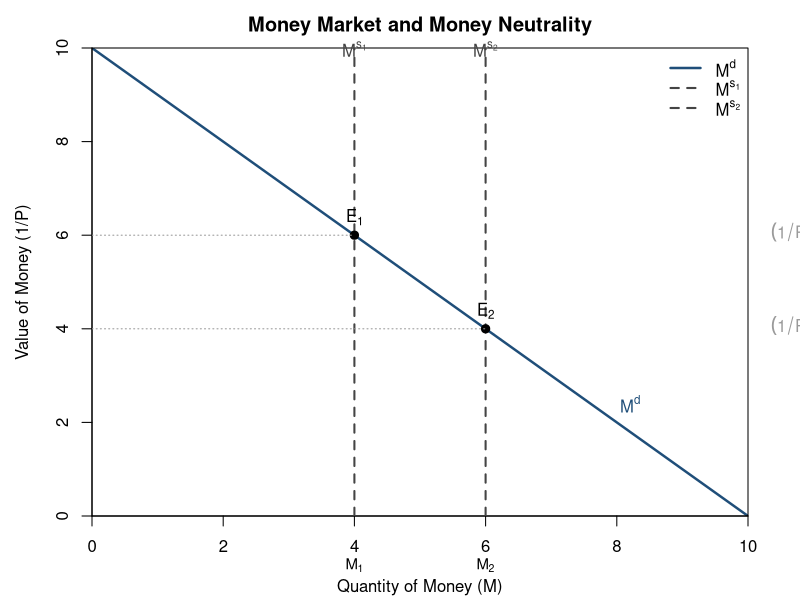

The R source for this figure:
## ---- chunk 1
#| label: fig-money-neutrality
#| fig-cap: "Money market equilibrium determines the value of money (1/P). Money demand (Md) slopes downward in 1/P and money supply (Ms) is fixed exogenously. An increase in money supply from M1 to M2 shifts Ms rightward, lowering the equilibrium value of money from (1/P)1 to (1/P)2 (equivalently, raising P)."
#| fig-alt: "Money market diagram with downward-sloping money demand in 1/P and vertical money supply shifting right from M1 to M2, reducing 1/P."
#| fig-width: 7
#| fig-height: 4.8

# Base R textbook-style diagram (no external packages)

# Styling
par(mar = c(4.2, 4.6, 2.4, 2.6))
demand_col <- "#1f4e79"
supply_col <- "#444444"
guide_col <- "#9a9a9a"

# Money demand: (1/P) = a - b*M  (downward sloping)
a <- 10
b <- 1

# Money supplies
M1 <- 4
M2 <- 6

# Range for plotting
Mmax <- 10
M <- seq(0, Mmax, length.out = 400)
val_money <- a - b*M

# Equilibria (intersections with Md)
V1 <- a - b*M1   # (1/P)1
V2 <- a - b*M2   # (1/P)2

# Plot demand curve
plot(
  x = M, y = val_money, type = "l",
  xlim = c(0, Mmax), ylim = c(0, a),
  xlab = "Quantity of Money (M)",
  ylab = "Value of Money (1/P)",
  main = "Money Market and Money Neutrality",
  lwd = 2.4,
  col = demand_col,
  xaxs = "i",
  yaxs = "i"
)

# Money supply lines
abline(v = M1, lty = 2, lwd = 2, col = supply_col)
abline(v = M2, lty = 2, lwd = 2, col = supply_col)

# Mark equilibria
points(M1, V1, pch = 19, cex = 1.1)
points(M2, V2, pch = 19, cex = 1.1)

# Labels for equilibria
text(M1, V1, labels = expression(E[1]), pos = 3, xpd = NA)
text(M2, V2, labels = expression(E[2]), pos = 3, xpd = NA)

# Axis annotations for M1, M2
mtext(expression(M[1]), side = 1, at = M1, line = 2, cex = 0.9)
mtext(expression(M[2]), side = 1, at = M2, line = 2, cex = 0.9)

# Optional dashed horizontals to show (1/P)1 and (1/P)2
segments(0, V1, M1, V1, lty = 3, col = guide_col)
segments(0, V2, M2, V2, lty = 3, col = guide_col)
text(Mmax * 1.02, V1, labels = expression((1/P)[1]), pos = 4, xpd = NA, col = guide_col)
text(Mmax * 1.02, V2, labels = expression((1/P)[2]), pos = 4, xpd = NA, col = guide_col)

# Curve and line labels
text(8.2, a - b*8.2 + 0.6, labels = expression(M^d), xpd = NA, col = demand_col)
text(M1, a*0.96, labels = expression(M^s[1]), pos = 3, xpd = NA, col = supply_col)
text(M2, a*0.96, labels = expression(M^s[2]), pos = 3, xpd = NA, col = supply_col)

# Legend (simple, top-right)
legend(
  "topright",
  legend = c(expression(M^d), expression(M^s[1]), expression(M^s[2])),
  lty = c(1, 2, 2),
  lwd = c(2.4, 2, 2),
  col = c(demand_col, supply_col, supply_col),
  bty = "n"
)
